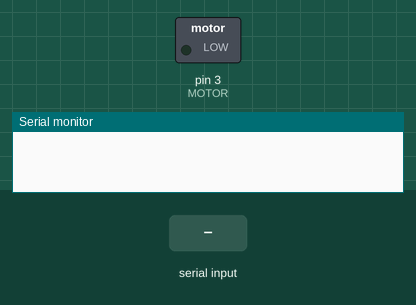
A sketch run on a simulated Arduino Uno, built with avr-gcc and run on an emulated ATmega328P. On the bench: switched loads named in the sketch (green lamp = pin HIGH), the last lines printed to the serial monitor. The test bench sets the inputs (shaded band).

Above: at 1.2 s.
1.3 s: "5\n" received over Serial
At 2.4 s:
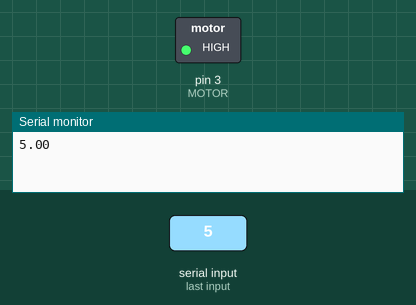
Timing chart, 0 to 4.3 s (numbered marks = the images above; inputs shaded):
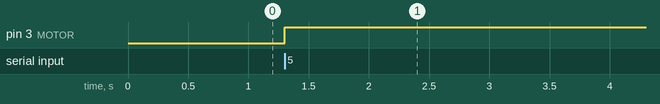

Measured:
- after the input at 1.3 s, pin 3 (MOTOR): LOW → HIGH at once

The sketch:

TestMotor.ino
```cpp
// TEST MOTORS
#define MOTOR 3 // set motor pin
#define VIN 5  // set input voltage

void setup() {
  // put your setup code here, to run once:
  Serial.begin(9600);
  pinMode(MOTOR, OUTPUT);
}

void loop() {
  // put your main code here, to run repeatedly:
  float val = Serial.parseFloat();
  if(val>0.1 && val <= VIN) {
    analogWrite(MOTOR, voltage2int(val, VIN));
    Serial.println(val);
  }
  if(val< 0.1 && val > 0.f){
    Serial.println("OFF");
    digitalWrite(MOTOR, LOW);
  }
  //else analogWrite(MOTOR, LOW);
}

int voltage2int(int v, int vin){ // v = desired output voltage (must be < vin)
  return v * 255.f / vin; // returns value from 0~255 corresponding to the desired voltage, where 255 = vin
}
```
